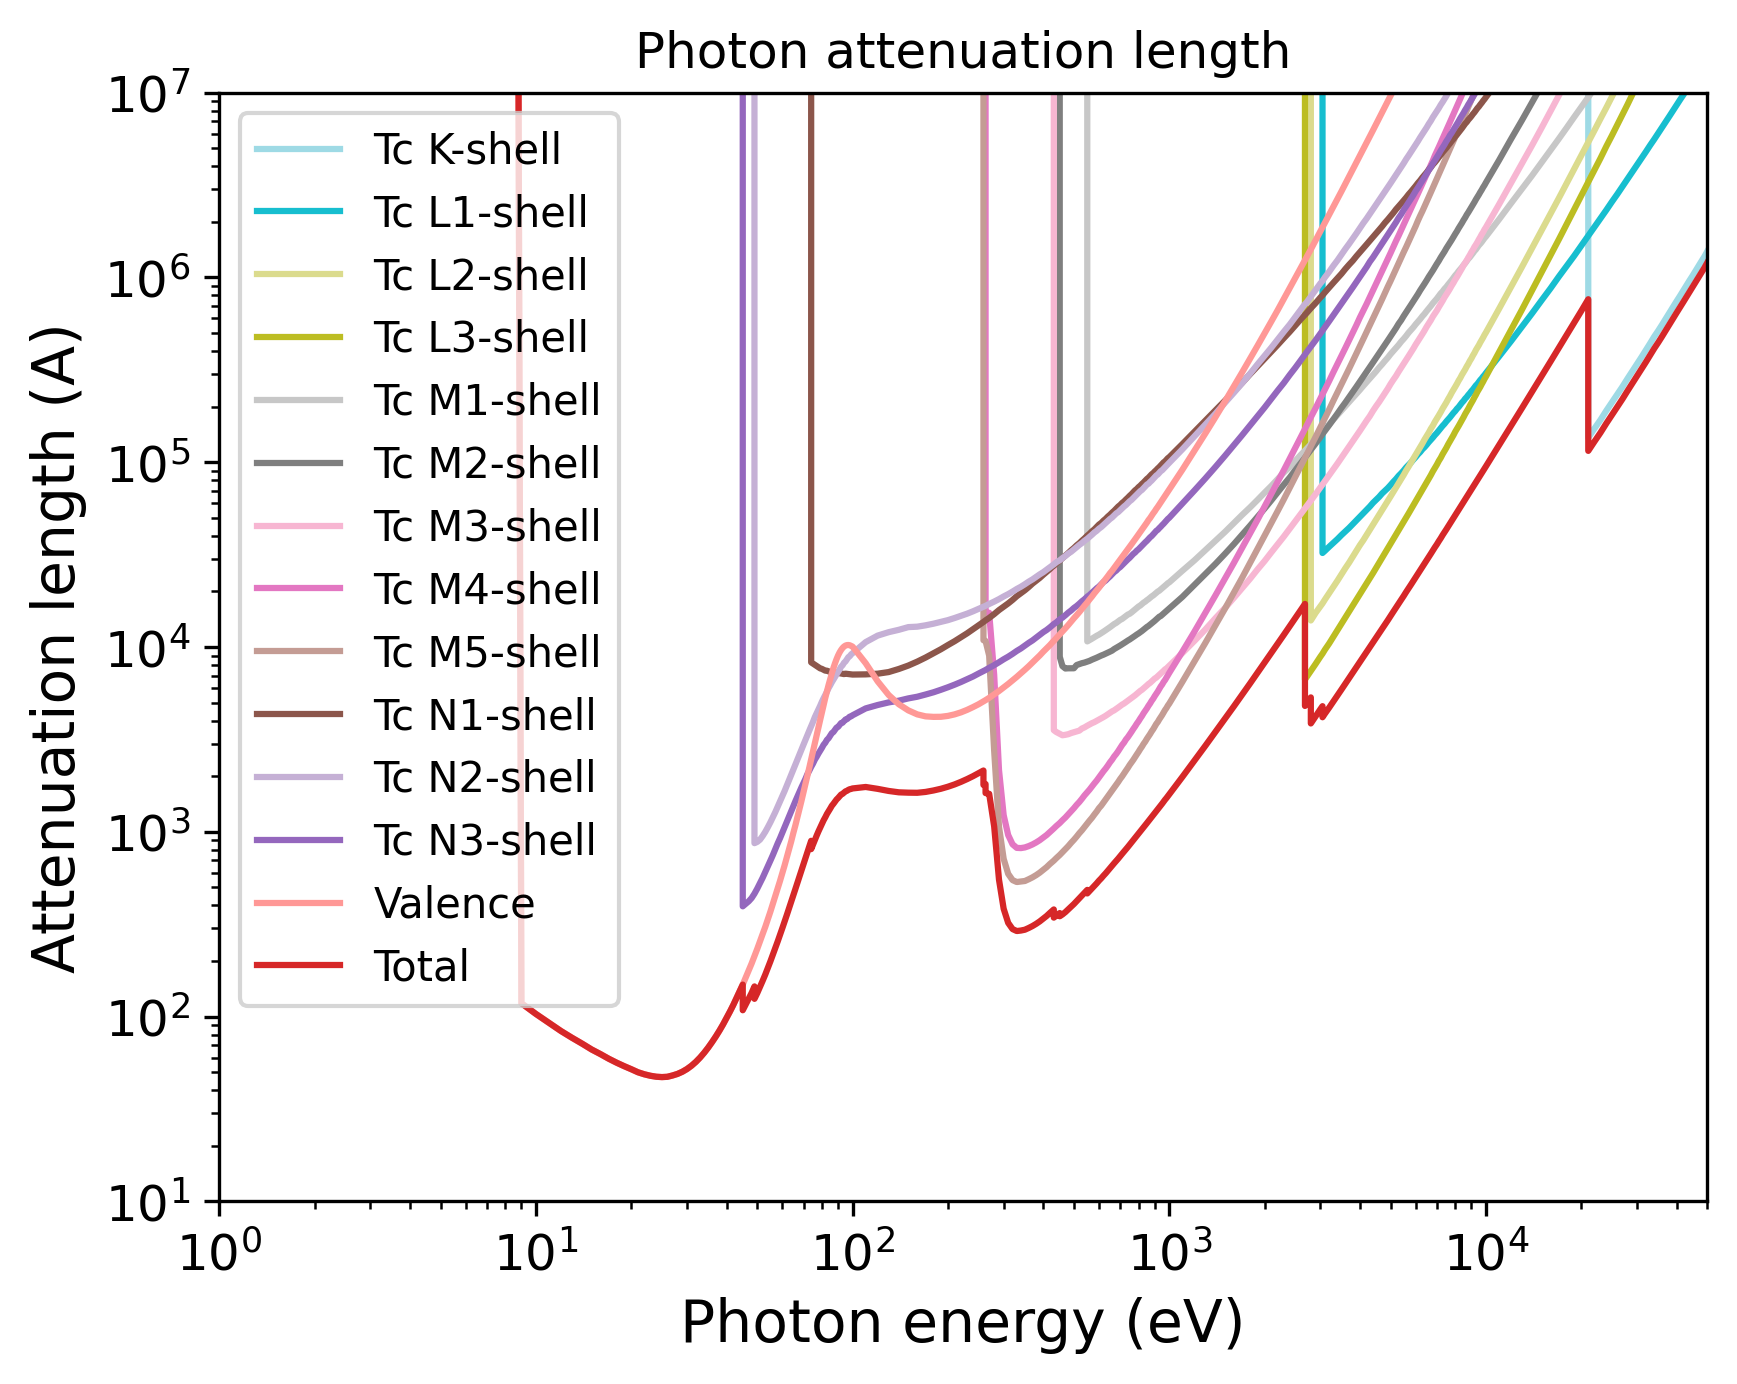

Recreate this plot in Python.
import pandas as pd
import numpy as np
import matplotlib.pyplot as plt
import matplotlib.cm as cm
# Set the format:
plt.xlabel("Photon energy (eV)", fontsize=14)
plt.ylabel("Attenuation length (A)", fontsize=14)
plt.xticks(fontsize=12)
plt.yticks(fontsize=12)
plt.grid(False)
# Set the axes:
# Read the output file:
df = pd.read_csv(r"OUTPUT_Tc_Photon_IMFP.dat", sep=r'\s+', header=None, comment="#", skipinitialspace=True)
plt.xscale("log")
plt.yscale("log")
# Prepare the plot:
columns_to_plot = [ 1, 2, 3, 4, 5, 6, 7, 8, 9, 10, 11, 12, 13, 14]
labels = [ "Tc K-shell", "Tc L1-shell", "Tc L2-shell", "Tc L3-shell", "Tc M1-shell", "Tc M2-shell", "Tc M3-shell", "Tc M4-shell", "Tc M5-shell", "Tc N1-shell", "Tc N2-shell", "Tc N3-shell", "Valence", "Total"]
# Create N distinct colors from a colormap
N = len(columns_to_plot)
colors = plt.cm.tab20(np.linspace(1, 0, 20))
# Set line styles:
linestyles = [ "-", "-", "-", "-", "-", "-", "-", "-", "-", "-", "-", "-", "-", "-"]
for i, col in enumerate(columns_to_plot):
    color = colors[i % len(colors)]
    ls    = linestyles[i % len(linestyles)]
    label = labels[i % len(labels)]
    plt.plot(df.iloc[:, 0], df.iloc[:, col],
    color=color,
    label=label,
    linestyle=ls)
plt.xlim(1.00000000,50000.00000000)
plt.ylim(10.00000000,10000000.00000000)
plt.title("Photon attenuation length")
plt.legend(loc="best", fontsize=10)
# Save the plot in this format:
plt.savefig("OUTPUT_MFP_photon.png", dpi=300, bbox_inches="tight")
